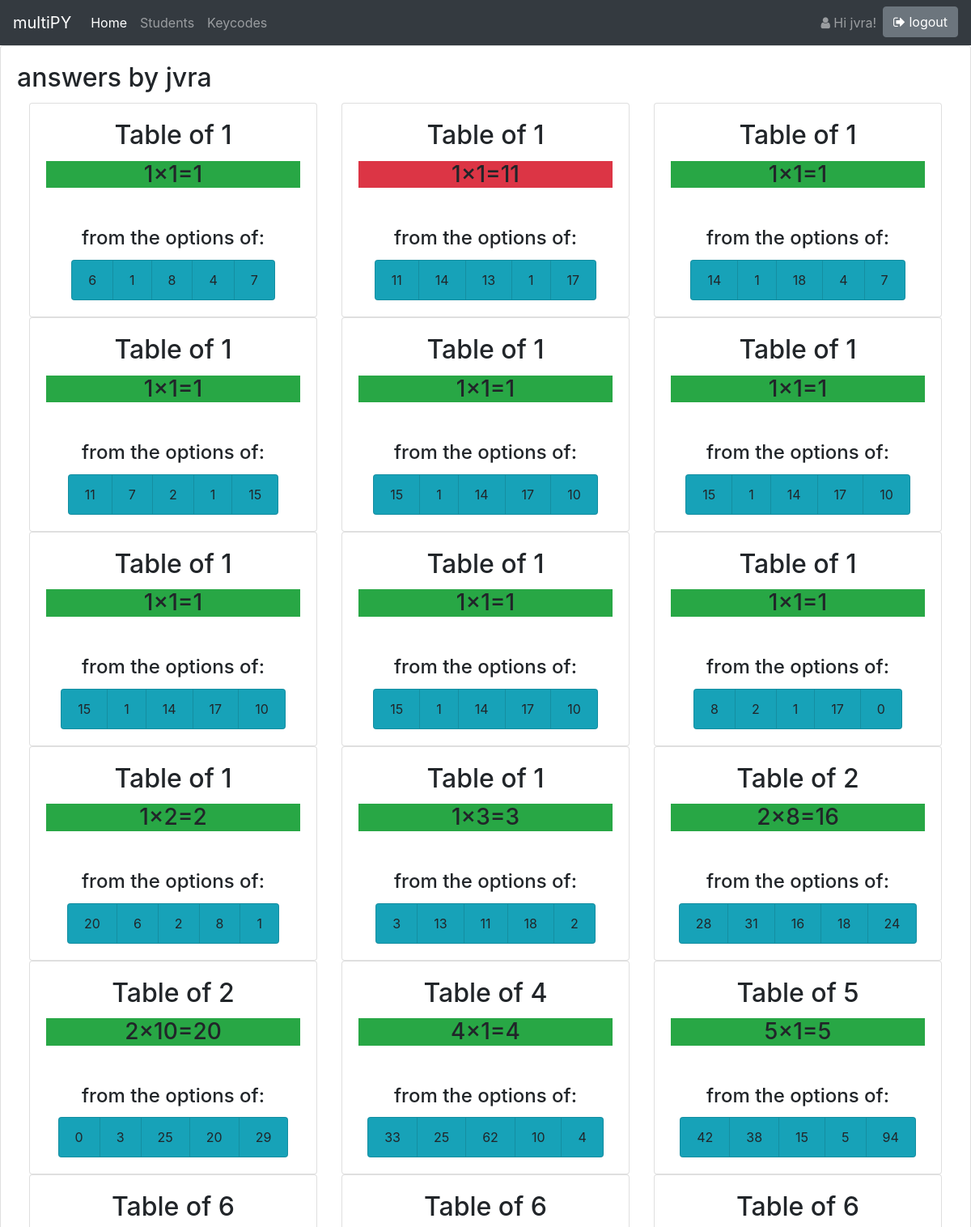
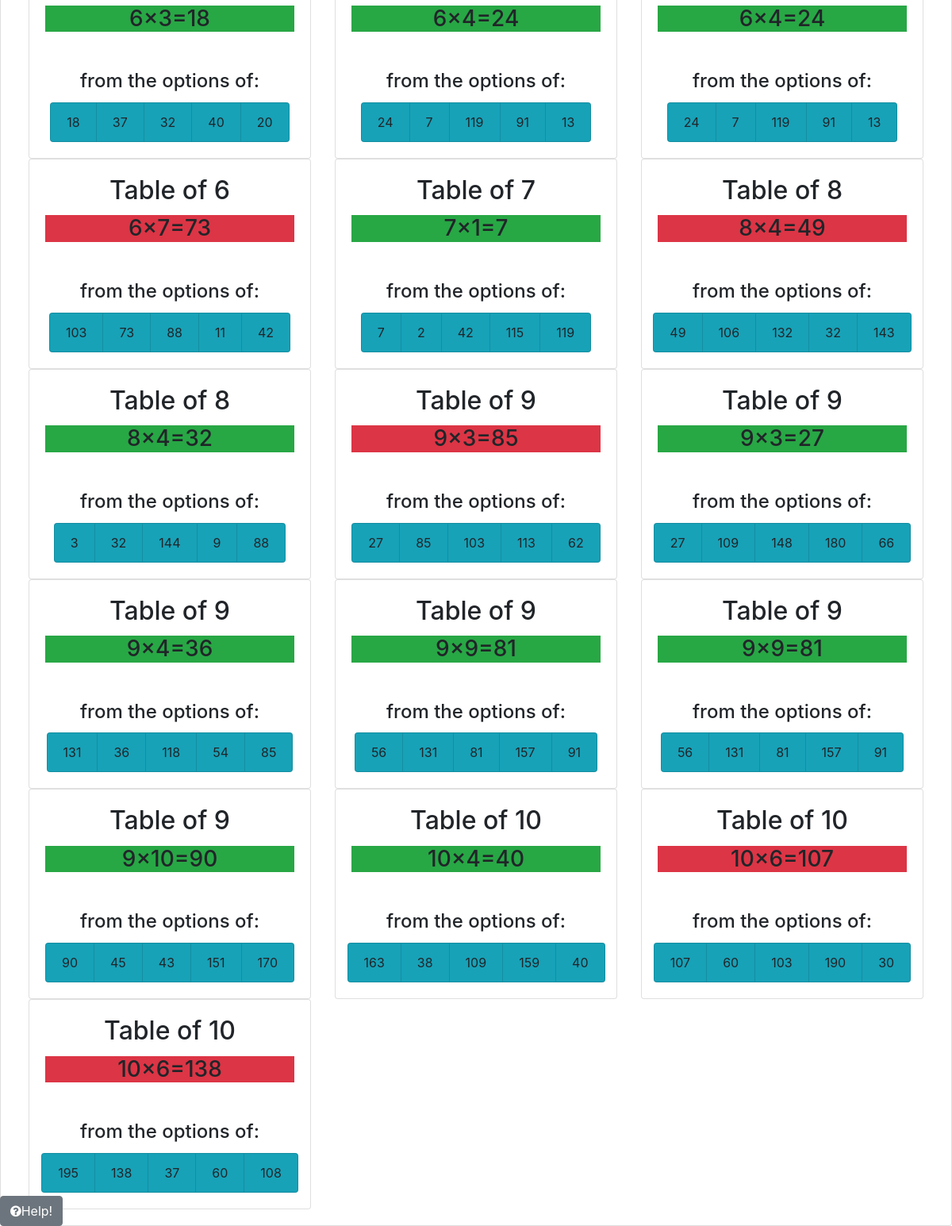
The page /answers (signed in) on the database its author committed (2 pictures, top to bottom).
### multyPY/models.py (models this page shows, shortened)
class Answer(models.Model):
    answer = models.IntegerField(
        validators=[MinValueValidator(0), MaxValueValidator(1000)],
        help_text="Student's answer to the question"
    )
    date = models.DateTimeField(default=timezone.now)
    question = models.ForeignKey(Question, on_delete=models.CASCADE)
    user = models.ForeignKey(auth_models.User, on_delete=models.CASCADE)
    correct = models.BooleanField(default=False)
    time_taken = models.PositiveIntegerField(
        null=True,
        blank=True,
        help_text="Time taken to answer in seconds"
    )
    def is_correct(self):
        return self.question.correct_answer() == self.answer
    class Meta:
        indexes = [
            models.Index(fields=['user', 'date']),
            models.Index(fields=['question', 'correct']),
        ]

class Question(models.Model):
    base_number = models.IntegerField(
        validators=[MinValueValidator(1), MaxValueValidator(12)],
        help_text="Multiplication table base (1-12)"
    )
    multiplier = models.IntegerField(
        validators=[MinValueValidator(1), MaxValueValidator(12)],
        help_text="Multiplier value (1-12)"
    )
    options = models.TextField(
        validators=[validators.int_list_validator],
        help_text="JSON array of answer options"
    )
    created_at = models.DateTimeField(auto_now_add=True)
    updated_at = models.DateTimeField(auto_now=True)
    def correct_answer(self):
        return (self.base_number * self.multiplier)
    def get_option_list(self):
        try:
            return json.loads(self.options)
        except json.JSONDecodeError:
            return []
    class Meta:
        unique_together = ('base_number', 'multiplier', 'options')
        indexes = [
            models.Index(fields=['base_number', 'multiplier']),
            models.Index(fields=['created_at']),
        ]

### multyPY/views.py (the view)
# urls.py: path('answers', views.answers, name='answers'),
@login_required
def answers(request):
    user=request.user
    answers = Answer.objects.filter(user=user).order_by('question__base_number','question__multiplier')
    return render(request, 'answers.html', {'answers':answers,'view':False})

### multyPY/templatetags/extra.py (called while the page is built)
@register.filter(name='has_group')
def has_group(user, group_name):
    return user.groups.filter(name=group_name).exists()

### templates/answers.html
{% extends "base.html" %}
{% load static %}
{% block content %}
{% if answers %}
<div class="card">
  <div class="card-body">
    {% if view %}
    <h2 class="card-title">answers by {{ username }}</h2>
    {% else %}
    <h2 class="card-title">answers by {{ user }}</h2>
    {% endif %}
    <div class='container-fluid'>
      <div class="row row-cols-1 row-cols-sm-2 row-cols-xl-3 justify-content-start">
        {% for answer in answers %}
        <div class="col flex-fill ">
          <div class="card text-center">
            <div class="card-body ">
              <h2 class="card-title">Table of {{answer.question.base_number}}</h2>
              <h3 class="{% if answer.is_correct %} bg-success {% else %} bg-danger {% endif %}">{{answer.question.base_number}}×{{answer.question.multiplier}}={{ answer.answer }}</h3>
            </div>
            <div class="card-body ">
              <h4 class="card-title">from the options of:</h4>
              <ul class="list-group list-group-horizontal-lg d-flex justify-content-center">
                {% for option in answer.question.get_option_list%}
                <li class="list-group-item bg-info">{{option}} </li>
                {% endfor %}
              </ul>
            </div>
          </div>
        </div>
        {% endfor %}
      </div>
    </div>
    {% else %}
    <p>No answers are available.</p>
    {% endif %}
  </div>
</div>
{% endblock %}

### templates/base.html (shortened to what this page needs)
{% load static %}
{% load extra %}
<head>
<link rel="stylesheet" href="https://stackpath.bootstrapcdn.com/bootstrap/4.5.0/css/bootstrap.min.css">
<link href="https://maxcdn.bootstrapcdn.com/font-awesome/4.7.0/css/font-awesome.min.css" rel="stylesheet">
</head>
<body>
<nav class="navbar navbar-expand-md navbar-dark fixed-top bg-dark">
  <a class="navbar-brand" href="{% url 'home'%}">multiPY</a>
  <div class="collapse navbar-collapse" id="navbarSupportedContent">
    <ul class="navbar-nav mr-auto">
      <li class="nav-item active">
        <a class="nav-link" href="{% url 'home'%}">Home <span class="sr-only">(current)</span></a>
      </li>
      {% if request.user|has_group:"teacher" %}
      <li class="nav-item">
        <a class="nav-link" href="{% url 'students'%}" >Students</a>
      </li>
      <li class="nav-item">
        <a class="nav-link" href="{% url 'keycodes'%}" >Keycodes</a>
      </li>
    {% endif %}
  </ul>
    <ul class="nav navbar-nav navbar-right">
      {% if user.is_authenticated %}
      <li class="nav-item">
        <a class="nav-link" href="{% url 'ac_profile'%}" data-toggle="tooltip" data-placement="bottom" title="click here to see your profile"> <span class="fa fa-user"></span> Hi {{ user.username }}!</a>
      </li>
      <li>
      <a class="btn btn-secondary" href="{% url 'logout' %}" role="button"><span class="fa fa-sign-out "></span> logout</a>
      </li>
      {% endif %}
    </ul>
  </div>
</nav>
  {% block content %}
  {% endblock %}
  <div class="fixed-bottom float-left">
    <a class="btn btn-secondary float-left" href="{% if helppage %}{% url 'help'  helppage %} {% else %} {% url 'help'  1 %}{% endif %}">  <span class="fa fa-question-circle"></span>Help!</a>
  </div>
</body>

### templates/base.html (style rules this page uses)
body { padding-top: 3.5rem; height: 100%; margin: 0; }

### rows shown on the page
Answer: question.base_number "1", question.multiplier "1", answer "1", get_option_list "6" "1" "8" "4" "7"
Answer: question.base_number "1", question.multiplier "1", answer "11", get_option_list "11" "14" "13" "1" "17"
Answer: question.base_number "1", question.multiplier "1", answer "1", get_option_list "14" "1" "18" "4" "7"
Answer: question.base_number "1", question.multiplier "1", answer "1", get_option_list "11" "7" "2" "1" "15"
Answer: question.base_number "1", question.multiplier "1", answer "1", get_option_list "15" "1" "14" "17" "10"
Answer: question.base_number "1", question.multiplier "1", answer "1", get_option_list "15" "1" "14" "17" "10"
Answer: question.base_number "1", question.multiplier "1", answer "1", get_option_list "15" "1" "14" "17" "10"
Answer: question.base_number "1", question.multiplier "1", answer "1", get_option_list "15" "1" "14" "17" "10"
Answer: question.base_number "1", question.multiplier "1", answer "1", get_option_list "8" "2" "1" "17" "0"
Answer: question.base_number "1", question.multiplier "2", answer "2", get_option_list "20" "6" "2" "8" "1"
Answer: question.base_number "1", question.multiplier "3", answer "3", get_option_list "3" "13" "11" "18" "2"
Answer: question.base_number "2", question.multiplier "8", answer "16", get_option_list "28" "31" "16" "18" "24"
Answer: question.base_number "2", question.multiplier "10", answer "20", get_option_list "0" "3" "25" "20" "29"
Answer: question.base_number "4", question.multiplier "1", answer "4", get_option_list "33" "25" "62" "10" "4"
Answer: question.base_number "5", question.multiplier "1", answer "5", get_option_list "42" "38" "15" "5" "94"
Answer: question.base_number "6", question.multiplier "3", answer "18", get_option_list "18" "37" "32" "40" "20"
Answer: question.base_number "6", question.multiplier "4", answer "24", get_option_list "24" "7" "119" "91" "13"
Answer: question.base_number "6", question.multiplier "4", answer "24", get_option_list "24" "7" "119" "91" "13"
Answer: question.base_number "6", question.multiplier "7", answer "73", get_option_list "103" "73" "88" "11" "42"
Answer: question.base_number "7", question.multiplier "1", answer "7", get_option_list "7" "2" "42" "115" "119"
Answer: question.base_number "8", question.multiplier "4", answer "49", get_option_list "49" "106" "132" "32" "143"
Answer: question.base_number "8", question.multiplier "4", answer "32", get_option_list "3" "32" "144" "9" "88"
Answer: question.base_number "9", question.multiplier "3", answer "85", get_option_list "27" "85" "103" "113" "62"
Answer: question.base_number "9", question.multiplier "3", answer "27", get_option_list "27" "109" "148" "180" "66"
Answer: question.base_number "9", question.multiplier "4", answer "36", get_option_list "131" "36" "118" "54" "85"
Answer: question.base_number "9", question.multiplier "9", answer "81", get_option_list "56" "131" "81" "157" "91"
Answer: question.base_number "9", question.multiplier "9", answer "81", get_option_list "56" "131" "81" "157" "91"
Answer: question.base_number "9", question.multiplier "10", answer "90", get_option_list "90" "45" "43" "151" "170"
Answer: question.base_number "10", question.multiplier "4", answer "40", get_option_list "163" "38" "109" "159" "40"
Answer: question.base_number "10", question.multiplier "6", answer "107", get_option_list "107" "60" "103" "190" "30"
Answer: question.base_number "10", question.multiplier "6", answer "138", get_option_list "195" "138" "37" "60" "108"

### other values the page prints
{{ user.username }} "jvra"
{{ user }} "jvra"
